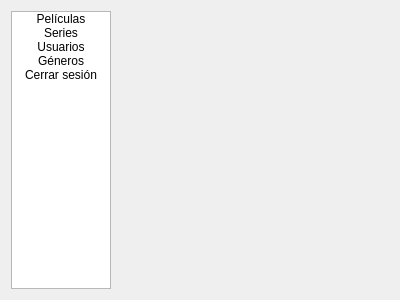
<?xml version="1.0" encoding="UTF-8"?>
<ui version="4.0">
 <class>AdminWindow</class>
 <widget class="QWidget" name="AdminWindow">
  <property name="geometry">
   <rect>
    <x>0</x>
    <y>0</y>
    <width>400</width>
    <height>300</height>
   </rect>
  </property>
  <property name="windowTitle">
   <string>Form</string>
  </property>
  <layout class="QVBoxLayout" name="verticalLayout">
   <item>
    <layout class="QHBoxLayout" name="horizontalLayout">
     <item>
      <widget class="QListWidget" name="sidebar">
       <property name="sizePolicy">
        <sizepolicy hsizetype="Fixed" vsizetype="Preferred">
         <horstretch>0</horstretch>
         <verstretch>0</verstretch>
        </sizepolicy>
       </property>
       <property name="maximumSize">
        <size>
         <width>100</width>
         <height>16777215</height>
        </size>
       </property>
       <property name="baseSize">
        <size>
         <width>0</width>
         <height>0</height>
        </size>
       </property>
       <item>
        <property name="text">
         <string>Películas</string>
        </property>
        <property name="textAlignment">
         <set>AlignCenter</set>
        </property>
       </item>
       <item>
        <property name="text">
         <string>Series</string>
        </property>
        <property name="textAlignment">
         <set>AlignCenter</set>
        </property>
       </item>
       <item>
        <property name="text">
         <string>Usuarios</string>
        </property>
        <property name="textAlignment">
         <set>AlignCenter</set>
        </property>
       </item>
       <item>
        <property name="text">
         <string>Géneros</string>
        </property>
        <property name="textAlignment">
         <set>AlignCenter</set>
        </property>
       </item>
       <item>
        <property name="text">
         <string>Cerrar sesión</string>
        </property>
        <property name="textAlignment">
         <set>AlignCenter</set>
        </property>
       </item>
      </widget>
     </item>
     <item>
      <spacer name="horizontalSpacer">
       <property name="orientation">
        <enum>Qt::Orientation::Horizontal</enum>
       </property>
       <property name="sizeType">
        <enum>QSizePolicy::Policy::Minimum</enum>
       </property>
       <property name="sizeHint" stdset="0">
        <size>
         <width>10</width>
         <height>20</height>
        </size>
       </property>
      </spacer>
     </item>
     <item>
      <widget class="QStackedWidget" name="stackedWidget"/>
     </item>
    </layout>
   </item>
  </layout>
 </widget>
 <resources/>
 <connections/>
</ui>
